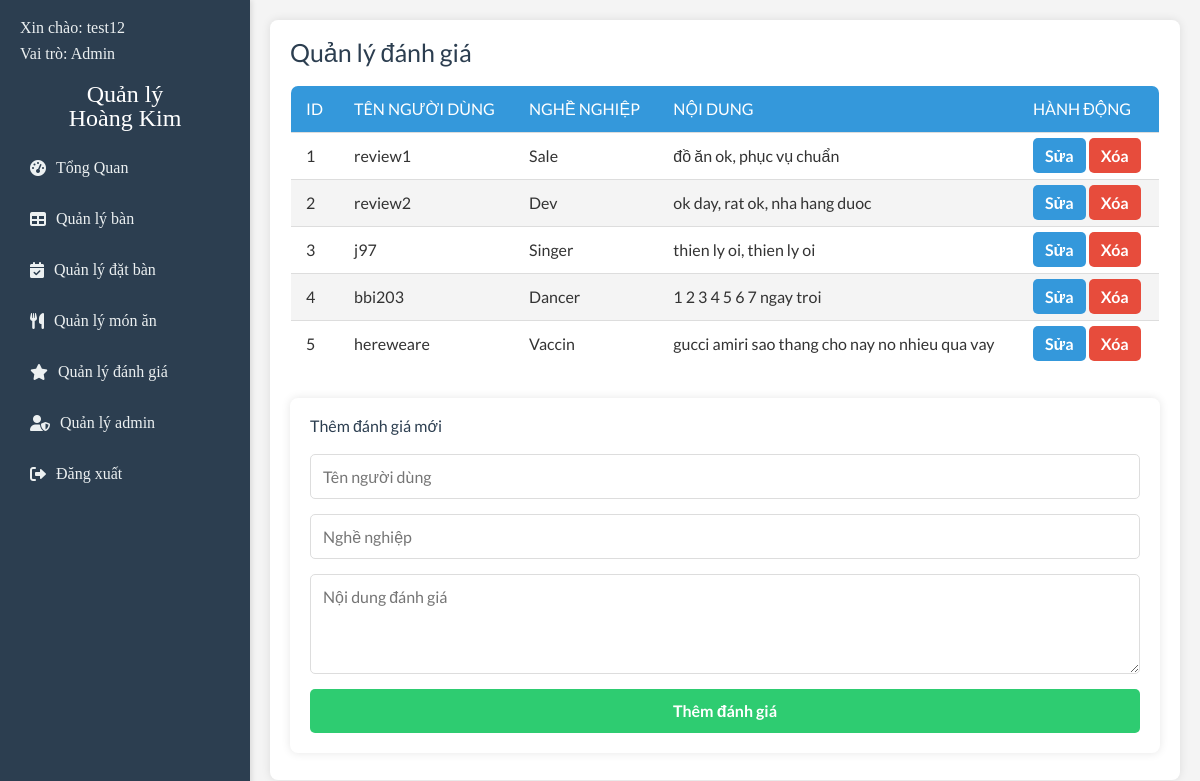
The page /admin/manage_reviews.php (signed in) on the database its author committed.
### tables this page shows
CREATE TABLE `reviews` (
  `id` int(11) NOT NULL,
  `name` varchar(100) NOT NULL,
  `profession` varchar(100) DEFAULT NULL,
  `content` text NOT NULL,
  `created_at` timestamp NOT NULL DEFAULT current_timestamp()
);

### admin/manage_reviews.php (the view, shortened to what this page needs)
<?php
include("./partials/navbar.php");
include("./db_connection.php");
?>
<link rel="stylesheet" href="./css/style.css">
<link rel="stylesheet" href="./css/review.css">
<main class="content">
  <h1>Quản lý đánh giá</h1>
  <div class="reviews-table">
    <table>
      <thead>
        <tr>
          <th>ID</th>
          <th>Tên người dùng</th>
          <th>Nghề nghiệp</th>
          <th>Nội dung</th>
          <th>Hành động</th>
        </tr>
      </thead>
      <tbody>
        <?php
        $sql = "SELECT * FROM reviews ORDER BY id ASC";
        $result = mysqli_query($conn, $sql);
        if (mysqli_num_rows($result) > 0) {
          while ($row = mysqli_fetch_assoc($result)) {
            echo "<tr>
                    <td>{$row['id']}</td>
                    <td>{$row['name']}</td>
                    <td>{$row['profession']}</td>
                    <td>{$row['content']}</td>
                    <td>
                      <a href='/hoangkim/admin/handleReview/edit_review.php?id={$row['id']}' class='edit-btn'>Sửa</a>
                      <a href='/hoangkim/admin/handleReview/delete_review.php?id={$row['id']}' class='delete-btn'>Xóa</a>
                    </td>
                  </tr>";
          }
        } else {
          echo "<tr><td colspan='5'>Chưa có đánh giá nào.</td></tr>";
        }
        ?>
      </tbody>
    </table>
  </div>
  <div class="add-review">
    <h2>Thêm đánh giá mới</h2>
    <form action="/hoangkim/admin/handleReview/add_review.php" method="POST">
      <input type="text" name="username" placeholder="Tên người dùng" required />
      <input type="text" name="profession" placeholder="Nghề nghiệp" required />
      <textarea name="content" placeholder="Nội dung đánh giá" required></textarea>
      <button type="submit">Thêm đánh giá</button>
    </form>
  </div>
</main>
</body>
</html>

### admin/css/style.css (style rules this page uses)
* { margin: 0; padding: 0; box-sizing: border-box; font-family: "Lato", sans-serif; }
body { display: flex; min-height: 100vh; background-color: #f4f4f4; color: #333; }
.content { flex: 1; padding: 20px; background: #fff; box-shadow: 0 0 10px rgba(0, 0, 0, 0.1); border-radius: 8px; margin: 20px; }
h1 { margin-bottom: 20px; color: #333; font-weight: 500; font-size: 25px; }

### admin/css/review.css (style rules this page uses)
* { margin: 0; padding: 0; box-sizing: border-box; font-family: "Lato", sans-serif; }
body { background-color: #f4f4f4; color: #333; }
.content { padding: 20px; font-family: "Lato", sans-serif; color: #333; }
h1, h2 { color: #2c3e50; margin-bottom: 15px; }
.reviews-table { margin-top: 20px; border-collapse: collapse; width: 100%; }
.reviews-table table { width: 100%; border: 1px solid #ddd; border-radius: 8px; overflow: hidden; }
.reviews-table th, .reviews-table td { padding: 15px; text-align: left; border-bottom: 1px solid #ddd; }
.reviews-table th { background-color: #3498db; color: #fff; text-transform: uppercase; }
.reviews-table tr:nth-child(even) { background-color: #f4f4f4; }
.add-review { margin-top: 30px; background-color: #fff; padding: 20px; border-radius: 8px; box-shadow: 0 0 10px rgba(0, 0, 0, 0.1); }
.add-review h2 { margin-bottom: 20px; }
.add-review form { display: flex; flex-direction: column; gap: 15px; }
.add-review input, .add-review textarea, .add-review button { padding: 12px; border: 1px solid #ddd; border-radius: 5px; font-size: 16px; }
.add-review textarea { resize: vertical; min-height: 100px; }
.add-review button { background-color: #2ecc71; color: white; font-weight: bold; cursor: pointer; border: none; transition: background-color 0.3s ease; }
.edit-btn, .delete-btn { padding: 8px 12px; border-radius: 5px; text-decoration: none; color: #fff; font-weight: bold; transition: background-color 0.3s ease; }
.edit-btn { background-color: #3498db; }
.delete-btn { background-color: #e74c3c; }

### rows shown on the page
reviews: id "1", name "review1", profession "Sale", content "đồ ăn ok, phục vụ chuẩn"
reviews: id "2", name "review2", profession "Dev", content "ok day, rat ok, nha hang duoc"
reviews: id "3", name "j97", profession "Singer", content "thien ly oi, thien ly oi"
reviews: id "4", name "bbi203", profession "Dancer", content "1 2 3 4 5 6 7 ngay troi"
reviews: id "5", name "hereweare", profession "Vaccin", content "gucci amiri sao thang cho nay no nhieu qua vay"

### other values the page prints
$_SESSION['username'] "test12"
$_SESSION['user_role'] "Admin"
